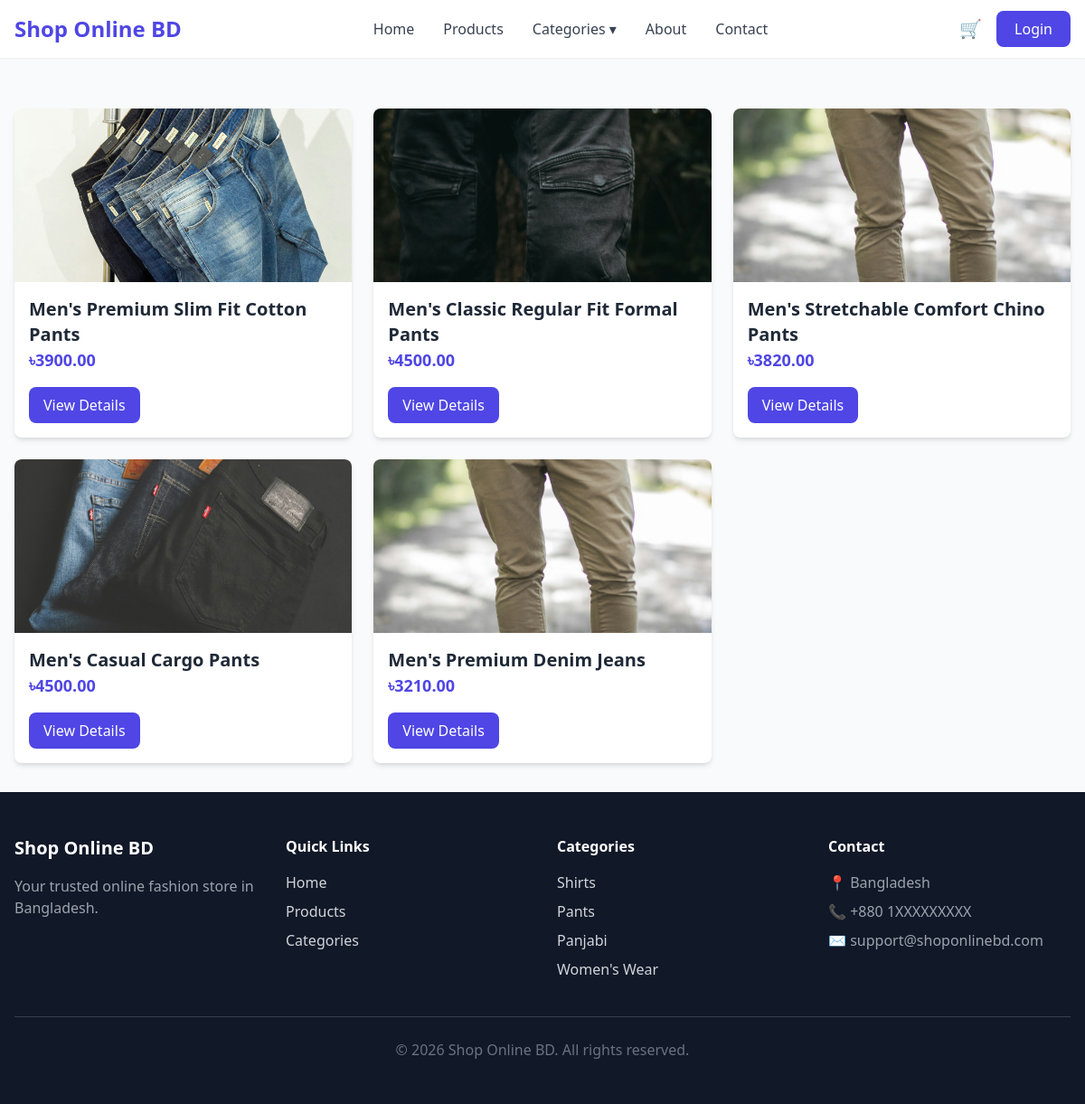
The page /category/pant/ on the database its author committed.
### shop/models.py (models this page shows, shortened)
class Product(models.Model):
    name = models.CharField(max_length=100)
    price = models.DecimalField(max_digits=10, decimal_places=2)
    discounted_price = models.DecimalField(
        max_digits=10, decimal_places=2, null=True, blank=True
    )
    image = models.ImageField(upload_to="productImages/")
    description = models.TextField()
    category = models.CharField(max_length=30, choices=CATEGORY_CHOICES)

### shop/views.py (the view)
# urls.py: path("category/<str:category>/", views.categoryView.as_view(), name="categoryProducts"),
class categoryView(View):
    def get(self, request, category):
        products = Product.objects.filter(category=category)
        return render(request, "shop/category.html", {"products": products})

### templates/shop/category.html (shortened to what this page needs)
{% extends "shop/base.html" %}
{% block content %}
    <div class="max-w-7xl mx-auto px-4 py-8">
        <div class="grid grid-cols-1 md:grid-cols-2 lg:grid-cols-3 gap-6">
            {% for product in products %}
                <div class="bg-white shadow-md rounded-lg overflow-hidden">
                    <img src="{{ product.image.url }}" alt="{{ product.name }}" class="w-full h-48 object-cover">
                    <div class="p-4">
                        <h2 class="text-xl font-bold text-gray-800">{{ product.name }}</h2>
                        <p class="text-lg font-semibold text-indigo-600">৳{{ product.price }}</p>
                        <a href="{% url 'productDetails' product.id %}" class="mt-4 inline-block bg-indigo-600 text-white px-4 py-2 rounded-lg hover:bg-indigo-700">
                            View Details
                        </a>
                    </div>
                </div>
            {% endfor %}
        </div>
    </div>
{% endblock %}

### rows shown on the page
Product: image (picture), name "Men's Premium Slim Fit Cotton Pants", price "3900.00"
Product: image (picture), name "Men's Classic Regular Fit Formal Pants", price "4500.00"
Product: image (picture), name "Men's Stretchable Comfort Chino Pants", price "3820.00"
Product: image (picture), name "Men's Casual Cargo Pants", price "4500.00"
Product: image (picture), name "Men's Premium Denim Jeans", price "3210.00"
